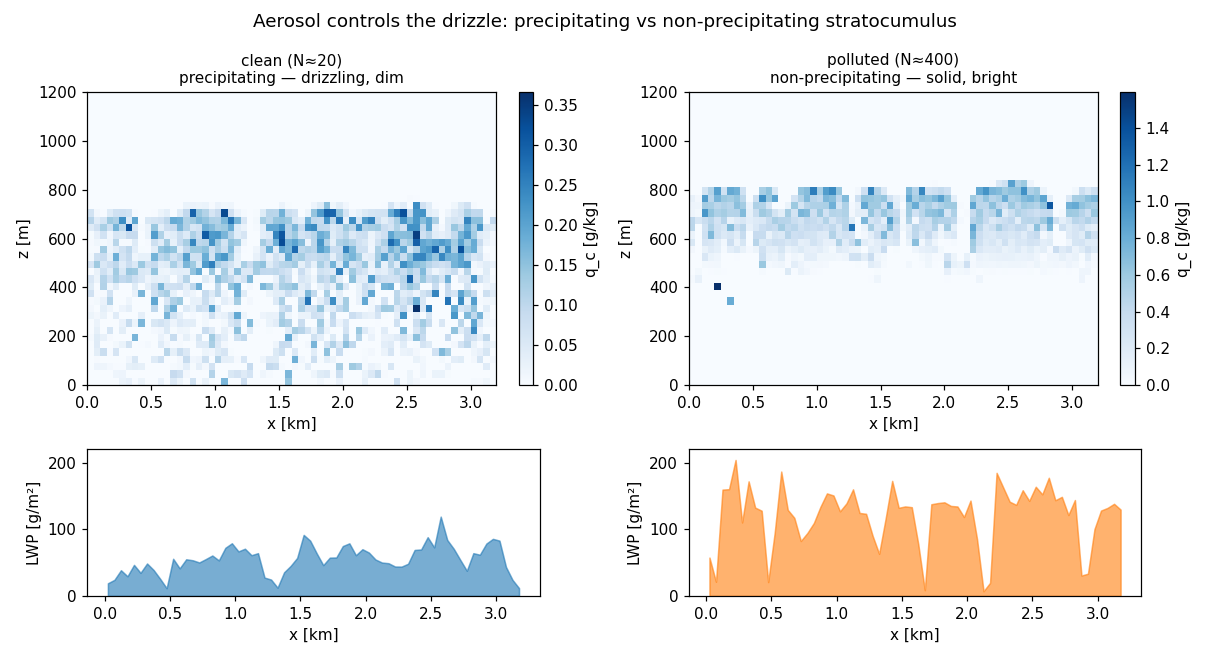

Reproduce this figure in Python.
"""Precipitating vs non-precipitating stratocumulus — aerosol controls the drizzle.

The same DYCOMS marine stratocumulus, run at two aerosol loadings that differ ONLY
in the background CCN number:

  CLEAN  (N~20/cm^3):  few nuclei -> large drops -> efficient collision-coalescence
                       -> heavy DRIZZLE rains the water out -> low liquid water path,
                       DIM cloud.

  POLLUTED (N~400/cm^3): many nuclei -> small drops -> drizzle is SUPPRESSED -> the
                       water stays aloft -> high liquid water path, BRIGHT cloud.

What this model actually resolves is the precipitation contrast: a drizzling, dim
deck versus a non-precipitating, bright one. (In nature this same aerosol-drizzle
switch is what flips a deck between the broken "open-cell" regime and the solid
"closed-cell" regime — but the horizontal cellular morphology itself is not what a
2D slab at this resolution shows, so we report it honestly as precip vs non-precip.)

This aerosol-precipitation feedback is a cloud "lifetime/adjustment" effect that sits
ON TOP of the instantaneous Twomey brightening, and is one of the largest
uncertainties in the climate forcing of aerosols. It is also the flip side of the two
interventions: marine cloud brightening pushes a deck toward the bright
non-precipitating state, while precipitation cloud-seeding (giant CCN) pushes a
non-raining deck toward drizzle.

Run:  python -m examples.precip_vs_nonprecip
Saves: /tmp/precip_vs_nonprecip.png  and prints the radiative / precipitation summary.
"""
import numpy as np
import matplotlib
matplotlib.use("Agg")
import matplotlib.pyplot as plt

from droplab.flow2d import Flow2D
from droplab.flow2d_dynamic import run_flow2d_dynamic
from droplab.soundings import DYCOMS, DYCOMS_RADIATION
from droplab.climate_diag import column_optics

CFG = dict(dt=1.0, Nx=64, Nz=40, X=3200.0, Z=1200.0, n_super=40000,
           sounding=DYCOMS, rad_cool=DYCOMS_RADIATION, periodic_x=True,
           pert_amp=0.1, nu=6, nu_scalar=1.5, collisions=True, switch_TICE=True,
           eps=0.01, sediment=True, collect_every=100, seed=5)

CASES = [("clean (N≈20)", (20.,), "precipitating — drizzling, dim"),
         ("polluted (N≈400)", (400.,), "non-precipitating — solid, bright")]


def run(nt=1400):
    out = []
    for label, N_modes, sub in CASES:
        r = run_flow2d_dynamic(nt=nt, N_modes=N_modes, **CFG)
        out.append((label, sub, r))
    return out


def figure(results, path="/tmp/precip_vs_nonprecip.png"):
    flow = Flow2D(X=CFG["X"], Z=CFG["Z"], Nx=CFG["Nx"], Nz=CFG["Nz"])
    xkm = (np.arange(CFG["Nx"]) + 0.5) * flow.dx / 1000.0
    fig, ax = plt.subplots(2, 2, figsize=(11, 6),
                           gridspec_kw=dict(height_ratios=[2, 1]))
    for j, (label, sub, r) in enumerate(results):
        # top: final cloud water field (x-z) — the cellular structure
        qc = r["frames"][-1]["qc"].T                    # (Nz, Nx), g/kg
        zc = (np.arange(CFG["Nz"]) + 0.5) * flow.dz
        im = ax[0, j].pcolormesh(xkm, zc, qc, cmap="Blues", vmin=0,
                                 vmax=max(0.3, qc.max()), shading="auto")
        ax[0, j].set_title(f"{label}\n{sub}", fontsize=10)
        ax[0, j].set_ylabel("z [m]"); ax[0, j].set_xlabel("x [km]")
        fig.colorbar(im, ax=ax[0, j], label="q_c [g/kg]", fraction=0.046)
        # bottom: per-column liquid water path — open=broken, closed=full
        o = column_optics(r["M"], r["A"], r["x"], r["z"], flow)
        ax[1, j].fill_between(xkm, o["lwp"] * 1e3, color=f"C{j}", alpha=0.6)
        ax[1, j].set_ylabel("LWP [g/m²]"); ax[1, j].set_xlabel("x [km]")
        ax[1, j].set_ylim(0, 220)
    fig.suptitle("Aerosol controls the drizzle: precipitating vs non-precipitating stratocumulus")
    fig.tight_layout()
    fig.savefig(path, dpi=110)
    return path


def main():
    results = run()
    flow = Flow2D(X=CFG["X"], Z=CFG["Z"], Nx=CFG["Nx"], Nz=CFG["Nz"])
    path = figure(results)
    print(f"\n{'':18s}{'precip[kg]':>12s}{'LWP[g/m²]':>11s}{'r_eff[µm]':>11s}{'albedo':>9s}")
    for label, _sub, r in results:
        o = column_optics(r["M"], r["A"], r["x"], r["z"], flow)
        print(f"{label:18s}{r['surf_precip']:>12.2e}{o['lwp_mean']*1e3:>11.1f}"
              f"{o['reff_mean']*1e6:>11.1f}{o['albedo_mean']:>9.3f}")
    print(f"\n  figure → {path}")


if __name__ == "__main__":
    main()
